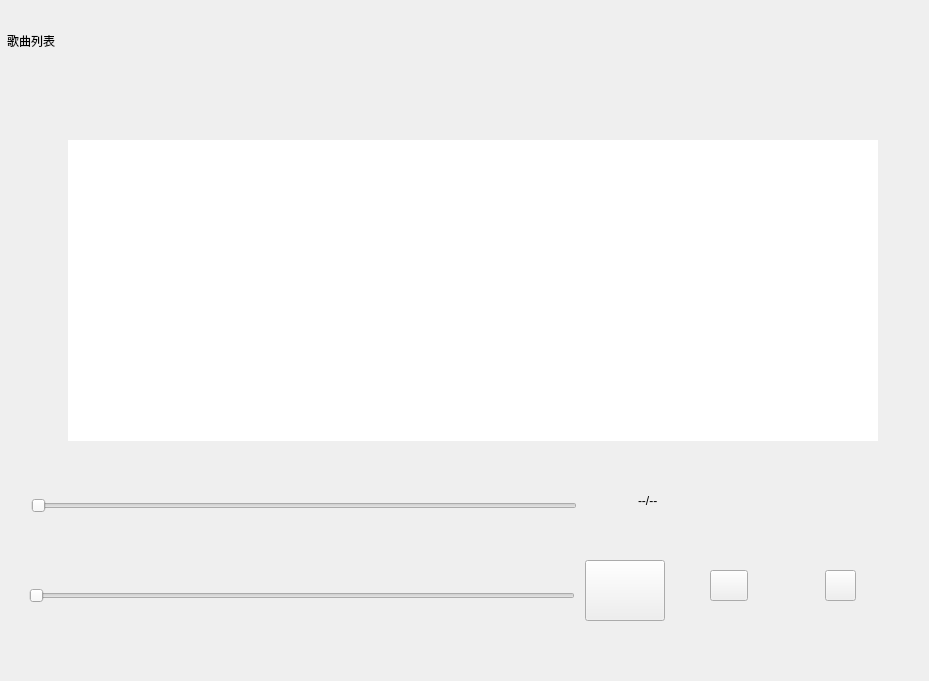
     <widget class="QWidget" name="scrollAreaWidgetContents_4">
      <property name="geometry">
       <rect>
        <x>0</x>
        <y>0</y>
        <width>929</width>
        <height>681</height>
       </rect>
      </property>
      <widget class="QListWidget" name="listWidget_music">
       <property name="geometry">
        <rect>
         <x>68</x>
         <y>140</y>
         <width>810</width>
         <height>301</height>
        </rect>
       </property>
       <property name="focusPolicy">
        <enum>Qt::NoFocus</enum>
       </property>
       <property name="styleSheet">
        <string notr="true">QListView::item:hover {
	background-color: #fff7e6;
	border-left: 3px solid #ff441a;
}
QListView::item:selected {
	background-color: #fff3e0;
	border-left: 3px solid #c92a2a;
}
QListView::item {
	border-bottom: 1px solid #e4e4e4;
}</string>
       </property>
       <property name="frameShape">
        <enum>QFrame::NoFrame</enum>
       </property>
       <property name="frameShadow">
        <enum>QFrame::Plain</enum>
       </property>
       <property name="horizontalScrollBarPolicy">
        <enum>Qt::ScrollBarAlwaysOff</enum>
       </property>
       <property name="horizontalScrollMode">
        <enum>QAbstractItemView::ScrollPerItem</enum>
       </property>
      </widget>
      <widget class="QLabel" name="label_list_name">
       <property name="geometry">
        <rect>
         <x>7</x>
         <y>20</y>
         <width>153</width>
         <height>41</height>
        </rect>
       </property>
       <property name="sizePolicy">
        <sizepolicy hsizetype="Minimum" vsizetype="Preferred">
         <horstretch>0</horstretch>
         <verstretch>0</verstretch>
        </sizepolicy>
       </property>
       <property name="styleSheet">
        <string notr="true">font: 20pt &quot;霞鹜文楷&quot;;</string>
       </property>
       <property name="text">
        <string>歌曲列表</string>
       </property>
      </widget>
      <widget class="QWidget" name="widget_enroll" native="true">
       <property name="geometry">
        <rect>
         <x>17</x>
         <y>460</y>
         <width>862</width>
         <height>201</height>
        </rect>
       </property>
       <widget class="QLabel" name="label_time">
        <property name="geometry">
         <rect>
          <x>621</x>
          <y>30</y>
          <width>77</width>
          <height>21</height>
         </rect>
        </property>
        <property name="styleSheet">
         <string notr="true">
font: 63 16pt &quot;Bahnschrift SemiBold&quot;;</string>
        </property>
        <property name="text">
         <string>--/--</string>
        </property>
       </widget>
       <widget class="QSlider" name="horizontalSlider_progress">
        <property name="geometry">
         <rect>
          <x>14</x>
          <y>30</y>
          <width>546</width>
          <height>31</height>
         </rect>
        </property>
        <property name="orientation">
         <enum>Qt::Horizontal</enum>
        </property>
       </widget>
       <widget class="QSlider" name="horizontalSlider_volume">
        <property name="geometry">
         <rect>
          <x>12</x>
          <y>120</y>
          <width>546</width>
          <height>31</height>
         </rect>
        </property>
        <property name="orientation">
         <enum>Qt::Horizontal</enum>
        </property>
       </widget>
       <widget class="QPushButton" name="pushButton_sound">
        <property name="geometry">
         <rect>
          <x>568</x>
          <y>100</y>
          <width>80</width>
          <height>61</height>
         </rect>
        </property>
        <property name="text">
         <string/>
        </property>
        <property name="icon">
         <iconset resource="../resource.qrc">
          <normaloff>:/icons/icons/sound_on.png</normaloff>:/icons/icons/sound_on.png</iconset>
        </property>
       </widget>
       <widget class="QPushButton" name="pushButton_play_pause">
        <property name="geometry">
         <rect>
          <x>693</x>
          <y>110</y>
          <width>38</width>
          <height>31</height>
         </rect>
        </property>
        <property name="styleSheet">
         <string notr="true"/>
        </property>
        <property name="text">
         <string/>
        </property>
        <property name="icon">
         <iconset resource="../resource.qrc">
          <normaloff>:/icons/icons/play.png</normaloff>:/icons/icons/play.png</iconset>
        </property>
       </widget>
       <widget class="QPushButton" name="pushButton_musicChange">
        <property name="geometry">
         <rect>
          <x>808</x>
          <y>110</y>
          <width>31</width>
          <height>31</height>
         </rect>
        </property>
        <property name="styleSheet">
         <string notr="true"/>
        </property>
        <property name="text">
         <string/>
        </property>
        <property name="icon">
         <iconset resource="../resource.qrc">
          <normaloff>:/icons/icons/music_change.png</normaloff>:/icons/icons/music_change.png</iconset>
        </property>
       </widget>
      </widget>
     </widget>
